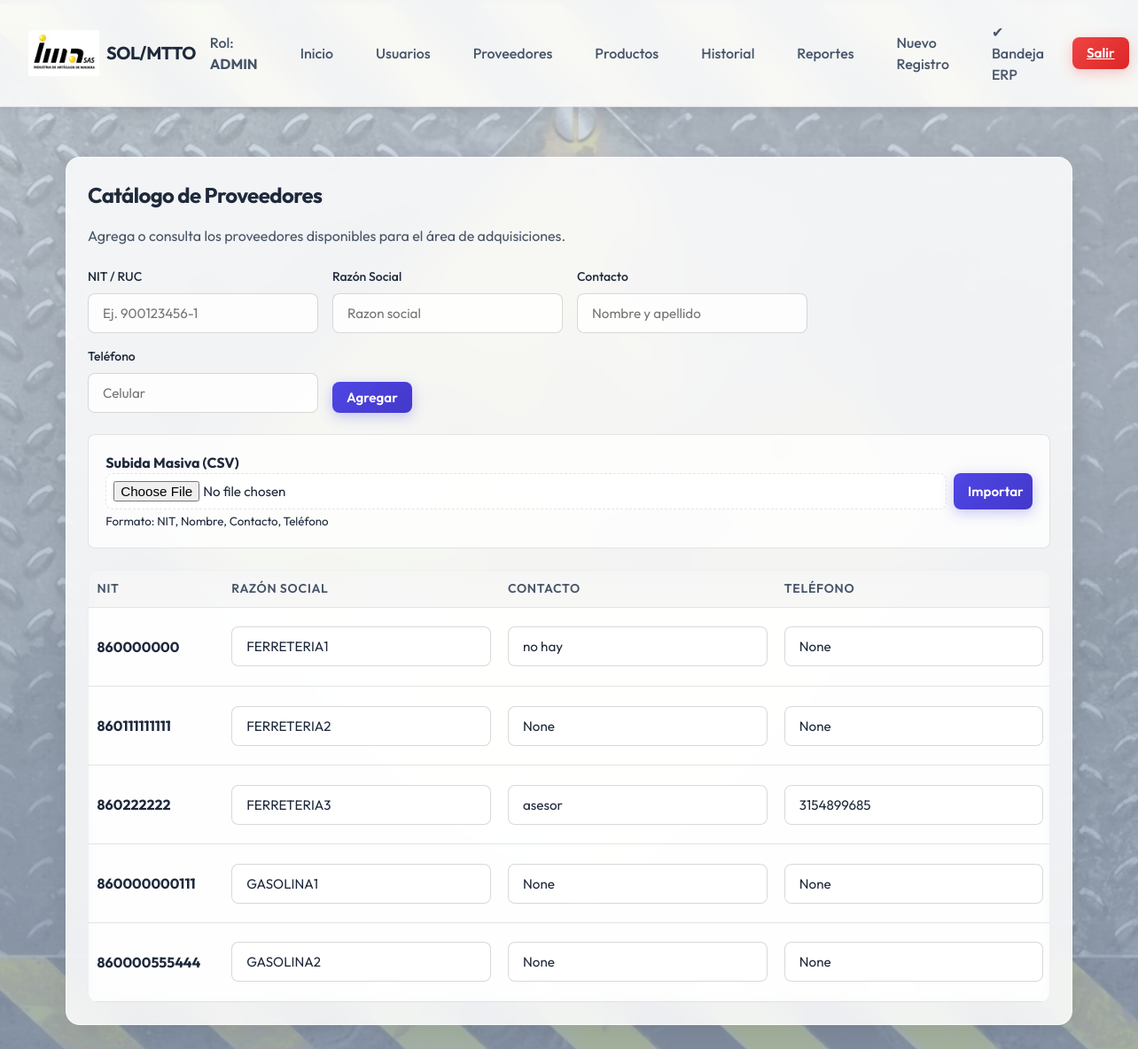
Screenshot of /suppliers (signed in) with the database file from the repository.
### tables this page shows
CREATE TABLE suppliers (
        id INTEGER PRIMARY KEY AUTOINCREMENT,
        nit TEXT UNIQUE,
        name TEXT,
        contact TEXT
    , contact_name VARCHAR(100), phone VARCHAR(20));

### routes/suppliers.py (the view, shortened to what this page needs)
@suppliers_bp.route("/suppliers", methods=("GET", "POST"))
@login_required
def suppliers():
    if session.get("role") not in ["ADMIN", "COMPRAS"]:
        return redirect(url_for("reports.dashboard"))
    conn = get_db_connection()
    all_suppliers = conn.execute(
        "SELECT id, nit, name, contact_name, phone FROM suppliers ORDER BY name"
    ).fetchall()
    conn.close()
    return render_template("suppliers.html", suppliers=all_suppliers)

### db.py (called while the page is built)
def get_db_connection():
    conn = sqlite3.connect(Config.DB_PATH, check_same_thread=False)
    conn.row_factory = sqlite3.Row
    return conn

### utils.py (called while the page is built)
def login_required(f):
    @wraps(f)
    def decorated_function(*args, **kwargs):
        if "user_id" not in session:
            return redirect(url_for("auth.login"))
        return f(*args, **kwargs)
    return decorated_function

### templates/suppliers.html (shortened to what this page needs)
{% extends 'base.html' %}
{% block content %}
<div class="glass-panel">
    <h2>Catálogo de Proveedores</h2>
    <p>Agrega o consulta los proveedores disponibles para el área de adquisiciones.</p>
    {% if session.get('role') in ['ADMIN', 'COMPRAS'] %}
    <form method="POST" style="margin: 1.5rem 0;" class="form-group">
        <div style="display: flex; gap: 1rem; align-items: flex-end; flex-wrap: wrap;">
            <div>
                <label class="form-label">NIT / RUC</label>
                <input type="text" name="nit" class="form-control" placeholder="Ej. 900123456-1" required>
            </div>
            <div>
                <label class="form-label">Razón Social</label>
                <input type="text" name="name" class="form-control" placeholder="Razon social" required>
            </div>
            <div>
                <label class="form-label">Contacto</label>
                <input type="text" name="contact_name" class="form-control" placeholder="Nombre y apellido">
            </div>
            <div>
                <label class="form-label">Teléfono</label>
                <input type="text" name="phone" class="form-control" placeholder="Celular">
            </div>
            <div>
                <button type="submit" class="btn btn-primary">Agregar</button>
            </div>
        </div>
    </form>
    <div style="background: var(--surface-color); padding: 1.2rem; border-radius: 8px; border: 1px solid var(--border-color); margin-bottom: 1.5rem;">
        <h4 style="margin-top: 0;">Subida Masiva (CSV)</h4>
        <form method="POST" enctype="multipart/form-data" style="display: flex; gap: 0.5rem;">
            <input type="file" name="file" accept=".csv" class="form-control" required>
            <button type="submit" class="btn btn-primary">Importar</button>
        </form>
        <small>Formato: NIT, Nombre, Contacto, Teléfono</small>
    </div>
    {% endif %}
    <div class="table-wrapper">
        <table>
            <thead>
                <tr>
                    <th>NIT</th>
                    <th>Razón Social</th>
                    <th>Contacto</th>
                    <th>Teléfono</th>
                </tr>
            </thead>
            <tbody>
                {% for p in suppliers %}
                <tr>
                        <td><strong>{{ p.nit }}</strong></td>
                        <td>
                            {% if session.get('role') in ['ADMIN', 'COMPRAS'] %}
                                <input type="text" name="name" value="{{ p.name }}" class="form-control" form="form_edit_{{ p.id }}">
                            {% else %}
                                {{ p.name }}
                            {% endif %}
                        </td>
                        <td>
                            {% if session.get('role') in ['ADMIN', 'COMPRAS'] %}
                                <input type="text" name="contact_name" value="{{ p.contact_name }}" class="form-control" form="form_edit_{{ p.id }}">
                            {% else %}
                                {{ p.contact_name }}
                            {% endif %}
                        </td>
                        <td>
                            {% if session.get('role') in ['ADMIN', 'COMPRAS'] %}
                                <input type="text" name="phone" value="{{ p.phone }}" class="form-control" form="form_edit_{{ p.id }}">
                            {% else %}
                                {{ p.phone }}
                            {% endif %}
                        </td>
                    </tr>
                {% else %}
                <tr>
                    <td colspan="5" style="text-align:center;">
                        No hay proveedores registrados.
                    </td>
                </tr>
                {% endfor %}
            </tbody>
        </table>
    </div>
</div>
{% endblock %}

### static/css/style.css (style rules this page uses)
:root { --primary-color: #4f46e5; --primary-hover: #4338ca; --bg-color: #f8fafc; --surface-color: rgba(255, 255, 255, 0.75); --text-main: #1e293b; --text-muted: #475569; --border-color: rgba(0, 0, 0, 0.1); --danger: #ef4444; --success: #10b981; --shadow-sm: 0 1px 2px 0 rgba(0, 0, 0, 0.1); --shadow-md: 0 4px 6px -1px rgba(0, 0, 0, 0.2), 0 2px 4px -1px rgba(0, 0, 0, 0.15); --shadow-lg: 0 15px 35px rgba(0, 0, 0, 0.3); --radius: 12px; --transition: all 0.3s cubic-bezier(0.4, 0, 0.2, 1); }
* { margin: 0; padding: 0; box-sizing: border-box; }
body { font-family: 'Outfit', sans-serif; background: linear-gradient(rgba(203, 213, 225, 0.75), rgba(148, 163, 184, 0.85)), url("/static/img/login_bg.png") no-repeat center center fixed; background-size: cover; color: var(--text-main); line-height: 1.5; min-height: 100vh; display: flex; flex-direction: column; }
.glass-panel { background: rgba(255, 255, 255, 0.85); backdrop-filter: blur(20px); -webkit-backdrop-filter: blur(20px); border-radius: 16px; padding: 1.5rem; box-shadow: 0 8px 32px rgba(0, 0, 0, 0.08); border: 1px solid rgba(255, 255, 255, 0.6); color: var(--text-main); }
h1, h2, h3 { color: var(--text-main); margin-bottom: 1rem; letter-spacing: -0.025em; }
p { color: var(--text-muted); margin-bottom: 1rem; }
.form-group { margin-bottom: 1.5rem; }
.form-label { display: block; font-size: 0.875rem; font-weight: 500; margin-bottom: 0.5rem; color: var(--text-main); }
.form-control { width: 100%; padding: 0.75rem 1rem; font-family: 'Outfit', sans-serif; border: 1px solid rgba(0, 0, 0, 0.15); border-radius: 8px; background-color: rgba(255, 255, 255, 0.8); color: var(--text-main); transition: var(--transition); font-size: 0.95rem; }
.btn { border: none; border-radius: 8px; padding: 0.5rem 1rem; cursor: pointer; font-size: 0.95rem; font-weight: 600; transition: all 0.3s cubic-bezier(0.4, 0, 0.2, 1); font-family: 'Outfit', sans-serif; }
.btn-primary { background: linear-gradient(135deg, var(--primary-color), var(--primary-hover)); color: white; position: relative; overflow: hidden; box-shadow: 0 4px 15px rgba(79, 70, 229, 0.3); }
.btn-primary::before { content: ''; position: absolute; top: 0; left: -100%; width: 50%; height: 100%; background: linear-gradient(to right, rgba(255,255,255,0) 0%, rgba(255,255,255,0.2) 50%, rgba(255,255,255,0) 100%); transform: skewX(-20deg); transition: all 0.5s ease; }
.table-wrapper { overflow-x: auto; border-radius: 12px; background: rgba(255, 255, 255, 0.6); backdrop-filter: blur(8px); -webkit-backdrop-filter: blur(8px); margin-top: 1rem; border: 1px solid rgba(0,0,0,0.05); }
table { width: 100%; border-collapse: collapse; text-align: left; }
th, td { padding: 1.2rem 1rem; border-bottom: 1px solid var(--border-color); color: var(--text-main); }
th { background-color: rgba(0, 0, 0, 0.03); font-weight: 600; color: var(--text-muted); font-size: 0.875rem; text-transform: uppercase; letter-spacing: 0.05em; border-top: none; }
tbody tr { transition: var(--transition); }
input[type="file"] { padding: 0.5rem; background: var(--surface-color); border: 1px dashed var(--border-color); border-radius: 8px; cursor: pointer; }
.table-wrapper { width: 100%; overflow-x: auto; }
table { width: 100%; min-width: 1200px; border-collapse: collapse; }
th, td { padding: 0.6rem; text-align: left; white-space: nowrap; }

### rows the page displays
suppliers: nit "860000000", name "FERRETERIA1", contact_name "no hay", phone "None"
suppliers: nit "860111111111", name "FERRETERIA2", contact_name "None", phone "None"
suppliers: nit "860222222", name "FERRETERIA3", contact_name "asesor", phone "3154899685"
suppliers: nit "860000000111", name "GASOLINA1", contact_name "None", phone "None"
suppliers: nit "860000555444", name "GASOLINA2", contact_name "None", phone "None"

### other values shown
{{ session.get('role') }} "ADMIN"
